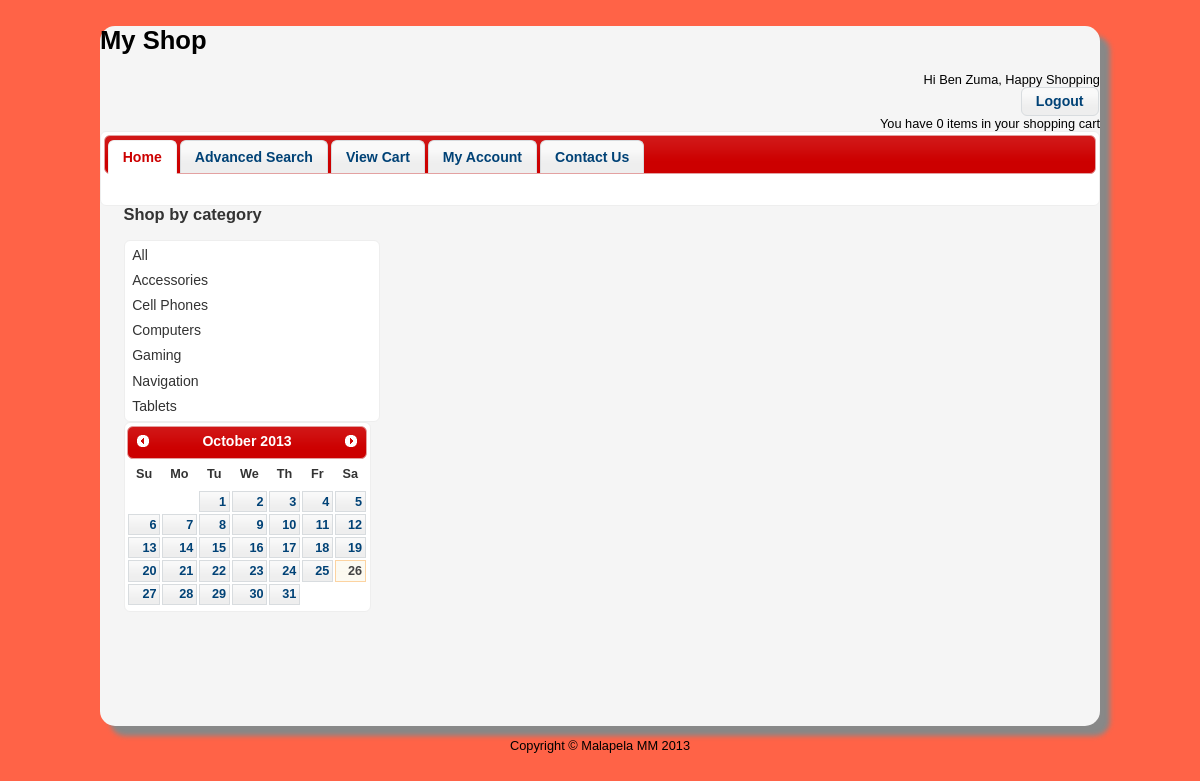
/SCartClient/index.php?category=Accessories (signed in), run on the app's committed database.
### tables this page shows
CREATE TABLE IF NOT EXISTS `users` (
  `id` int(11) NOT NULL AUTO_INCREMENT,
  `password` varchar(20) NOT NULL,
  `Surname` varchar(20) NOT NULL,
  `Firstname` varchar(20) NOT NULL,
  `Email` varchar(20) NOT NULL,
  `Phone` varchar(10) NOT NULL,
  PRIMARY KEY (`id`)
);

CREATE TABLE IF NOT EXISTS `categories` (
  `id` int(11) NOT NULL AUTO_INCREMENT,
  `category` varchar(20) NOT NULL,
  PRIMARY KEY (`id`),
  UNIQUE KEY `category` (`category`)
);

### SCartClient/Shop.php (called while the page is built, shortened)
<?php
class Shop {
    public static function getCategories(){
    $sql = "SELECT * FROM categories";
    $result = mysql_query($sql);
    return $result;
    }
    public static function getUserInfo($userId){
        $sql = "SELECT * FROM users WHERE id = '$userId'";
        $result = mysql_query($sql);
        $record = mysql_fetch_array($result);
        return $record;
    }
}
?>

### SCartClient/login.php (shortened to what this page needs)
<?php
function displayUserInfo(){
    $record = Shop::getUserInfo($_SESSION['userId']);
    echo 'Hi ' . $record['Firstname'] . ' ' . $record['Surname'] . ', Happy Shopping';
    echo '<form method="POST"><button name="btnLogout" id="btnLogout">Logout</button></form>';
}
function displayCartStatus(){
    echo 'You have ' . count($_SESSION['cart']) . ' items in your shopping cart';
}
if(isset($_SESSION['userId'])){
    displayUserInfo();
    displayCartStatus();
}
else
{
    displayGuestLogin();
    displayCartStatus();
}
?>

### SCartClient/products.php (shortened to what this page needs)
<div id="categories">
    <h3 class="demoHeaders">Shop by category</h3>
    <ul id="categorymenu">
        <li><a href="?category=All">All</a></li>
    <?php
    $result = Shop::getCategories();
    while($record = mysql_fetch_array($result))
    {
        echo '<li><a href="?category=' . $record['category'] . '">' . $record['category'] . '</a></li>';
    }
    ?>
    </ul>
    <div id="datepicker"></div>
</div>

### SCartClient/css/customstyle.css (style rules this page uses)
body { font: 80% "Tahoma", sans-serif; background-color: tomato; margin-top: 10px; margin-left: 50px; margin-right: 50px; }
#categories { width: 250px; float: left; }
.ui-menu { width: 250px; }
.demoHeaders { margin-top: 1em; }

### data on the page
users: Firstname "Ben", Surname "Zuma"
categories: category "Accessories"
categories: category "Cell Phones"
categories: category "Computers"
categories: category "Gaming"
categories: category "Navigation"
categories: category "Tablets"

### other printed values
count($_SESSION['cart']) "0"
